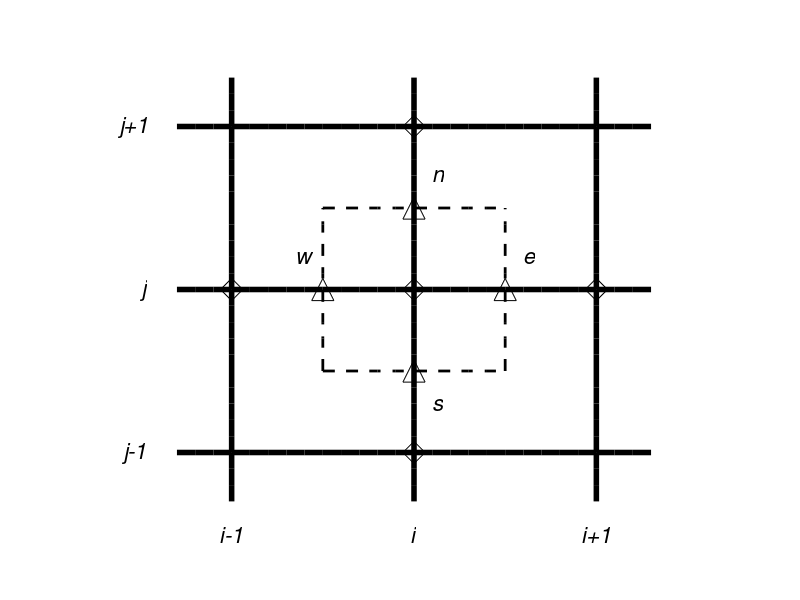

Write the MATLAB code that produced this figure.
function makestencil
% MAKESTENCIL   Plot a stencil.  Works under Matlab better than Octave, especially
% because saving the figures sucks under Octave.

msize=16;

basic(1) % stencil for non-constant diffusivity
hold on
plot([-0.5 0.5 0 0], [0 0 -0.5 0.5], '^k', 'Markersize',msize)
plot([-1 0 1 0 0], [0 0 0 -1 1], 'dk', 'Markersize',msize)
hold off
% to create .eps in Octave:
%print -depsc2 ../pdffigs/diffstencil.eps
%print -dpdf diffstencil.pdf

   function basic(i)
   figure(i)
   lwidth =4.0;

   % make the grid
   x=-1.3:0.1:1.3;
   plot(x,[-ones(size(x)); zeros(size(x)); ones(size(x))]','k',...
       'LineWidth',lwidth)
   axis([-1.7 1.7 -1.5 1.5])
   axis off
   hold on
   plot([-ones(size(x)); zeros(size(x)); ones(size(x))]',x,'k',...
       'LineWidth',lwidth)

   % make the cell
   xcell=-0.5:0.1:0.5;
   clwidth=2.0;
   plot(xcell,[-0.5*ones(size(xcell)); 0.5*ones(size(xcell))]','k--',...
        'LineWidth',clwidth)
   plot([-0.5*ones(size(xcell)); 0.5*ones(size(xcell))],xcell','k--',...
        'LineWidth',clwidth)

   % label the grid locations
   fsize = 16;
   % regular
   text(-1,-1.5,'i-1','FontSize',fsize,'FontAngle','italic',...
      'HorizontalAlignment','center')
   text(0,-1.5,'i','FontSize',fsize,'FontAngle','italic',...
      'HorizontalAlignment','center')
   text(1,-1.5,'i+1','FontSize',fsize,'FontAngle','italic',...
      'HorizontalAlignment','center')
   text(-1.6,-1,'j-1','FontSize',fsize,'FontAngle','italic')
   text(-1.5,0,'j','FontSize',fsize,'FontAngle','italic')
   text(-1.62,1,'j+1','FontSize',fsize,'FontAngle','italic')
   % staggered
   text(-0.65,+0.2,'w','FontSize',fsize,'FontAngle','italic')
   text(+0.6, +0.2,'e','FontSize',fsize,'FontAngle','italic')
   text(+0.1, -0.7,'s','FontSize',fsize,'FontAngle','italic')
   text(+0.1, +0.7,'n','FontSize',fsize,'FontAngle','italic')
   hold off

